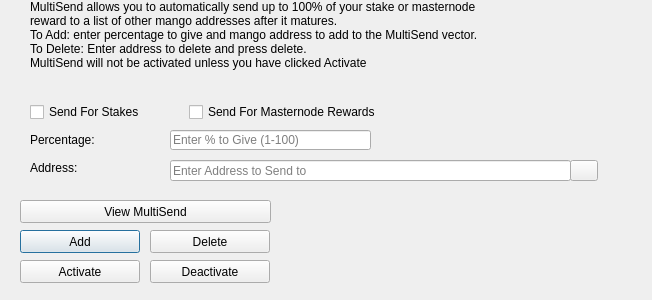
<?xml version="1.0" encoding="UTF-8"?>
<ui version="4.0">
 <class>MultiSendDialog</class>
 <widget class="QDialog" name="MultiSendDialog">
  <property name="windowModality">
   <enum>Qt::NonModal</enum>
  </property>
  <property name="geometry">
   <rect>
    <x>0</x>
    <y>0</y>
    <width>652</width>
    <height>300</height>
   </rect>
  </property>
  <property name="windowTitle">
   <string>MultiSend</string>
  </property>
  <widget class="QLineEdit" name="multiSendPercentEdit">
   <property name="geometry">
    <rect>
     <x>170</x>
     <y>130</y>
     <width>201</width>
     <height>20</height>
    </rect>
   </property>
   <property name="toolTip">
    <string>Enter whole numbers 1 - 100</string>
   </property>
   <property name="placeholderText">
    <string>Enter % to Give (1-100)</string>
   </property>
  </widget>
  <widget class="QLineEdit" name="multiSendAddressEdit">
   <property name="geometry">
    <rect>
     <x>170</x>
     <y>160</y>
     <width>401</width>
     <height>21</height>
    </rect>
   </property>
   <property name="toolTip">
    <string/>
   </property>
   <property name="placeholderText">
    <string>Enter Address to Send to</string>
   </property>
  </widget>
  <widget class="QLabel" name="label_2">
   <property name="geometry">
    <rect>
     <x>30</x>
     <y>0</y>
     <width>451</width>
     <height>121</height>
    </rect>
   </property>
   <property name="lineWidth">
    <number>1</number>
   </property>
   <property name="text">
    <string>MultiSend allows you to automatically send up to 100% of your stake or masternode reward to a list of other mango addresses after it matures.
To Add: enter percentage to give and mango address to add to the MultiSend vector.
To Delete: Enter address to delete and press delete.
MultiSend will not be activated unless you have clicked Activate</string>
   </property>
   <property name="alignment">
    <set>Qt::AlignLeading|Qt::AlignLeft|Qt::AlignTop</set>
   </property>
   <property name="wordWrap">
    <bool>true</bool>
   </property>
  </widget>
  <widget class="QLabel" name="message">
   <property name="geometry">
    <rect>
     <x>290</x>
     <y>200</y>
     <width>351</width>
     <height>91</height>
    </rect>
   </property>
   <property name="text">
    <string/>
   </property>
  </widget>
  <widget class="QPushButton" name="addButton">
   <property name="geometry">
    <rect>
     <x>20</x>
     <y>230</y>
     <width>120</width>
     <height>23</height>
    </rect>
   </property>
   <property name="toolTip">
    <string/>
   </property>
   <property name="statusTip">
    <string>Add to MultiSend Vector</string>
   </property>
   <property name="text">
    <string>Add</string>
   </property>
  </widget>
  <widget class="QPushButton" name="disableButton">
   <property name="geometry">
    <rect>
     <x>150</x>
     <y>260</y>
     <width>120</width>
     <height>23</height>
    </rect>
   </property>
   <property name="statusTip">
    <string>Deactivate MultiSend</string>
   </property>
   <property name="text">
    <string>Deactivate</string>
   </property>
  </widget>
  <widget class="QPushButton" name="addressBookButton">
   <property name="geometry">
    <rect>
     <x>570</x>
     <y>160</y>
     <width>28</width>
     <height>21</height>
    </rect>
   </property>
   <property name="toolTip">
    <string>Choose an address from the address book</string>
   </property>
   <property name="text">
    <string/>
   </property>
   <property name="icon">
    <iconset resource="../mango.qrc">
     <normaloff>:/icons/address-book</normaloff>:/icons/address-book</iconset>
   </property>
   <property name="shortcut">
    <string>Alt+A</string>
   </property>
   <property name="autoDefault">
    <bool>false</bool>
   </property>
  </widget>
  <widget class="QLabel" name="label">
   <property name="geometry">
    <rect>
     <x>30</x>
     <y>130</y>
     <width>121</width>
     <height>20</height>
    </rect>
   </property>
   <property name="toolTip">
    <string>Percentage of stake to send</string>
   </property>
   <property name="text">
    <string>Percentage:</string>
   </property>
  </widget>
  <widget class="QLabel" name="label_5">
   <property name="geometry">
    <rect>
     <x>30</x>
     <y>160</y>
     <width>111</width>
     <height>16</height>
    </rect>
   </property>
   <property name="toolTip">
    <string>Address to send portion of stake to</string>
   </property>
   <property name="text">
    <string>Address:</string>
   </property>
  </widget>
  <widget class="QPushButton" name="deleteButton">
   <property name="geometry">
    <rect>
     <x>150</x>
     <y>230</y>
     <width>120</width>
     <height>23</height>
    </rect>
   </property>
   <property name="toolTip">
    <string/>
   </property>
   <property name="statusTip">
    <string>Delete Address From MultiSend Vector</string>
   </property>
   <property name="text">
    <string>Delete</string>
   </property>
  </widget>
  <widget class="QPushButton" name="activateButton">
   <property name="geometry">
    <rect>
     <x>20</x>
     <y>260</y>
     <width>120</width>
     <height>23</height>
    </rect>
   </property>
   <property name="statusTip">
    <string>Activate MultiSend</string>
   </property>
   <property name="text">
    <string>Activate</string>
   </property>
  </widget>
  <widget class="QPushButton" name="viewButton">
   <property name="geometry">
    <rect>
     <x>20</x>
     <y>200</y>
     <width>251</width>
     <height>23</height>
    </rect>
   </property>
   <property name="toolTip">
    <string/>
   </property>
   <property name="statusTip">
    <string>View MultiSend Vector</string>
   </property>
   <property name="text">
    <string>View MultiSend</string>
   </property>
  </widget>
  <widget class="QWidget" name="horizontalLayoutWidget">
   <property name="geometry">
    <rect>
     <x>30</x>
     <y>100</y>
     <width>351</width>
     <height>24</height>
    </rect>
   </property>
   <layout class="QHBoxLayout" name="horizontalLayout">
    <item>
     <widget class="QCheckBox" name="multiSendStakeCheckBox">
      <property name="text">
       <string>Send For Stakes</string>
      </property>
     </widget>
    </item>
    <item>
     <widget class="QCheckBox" name="multiSendMasternodeCheckBox">
      <property name="text">
       <string>Send For Masternode Rewards</string>
      </property>
     </widget>
    </item>
   </layout>
  </widget>
 </widget>
 <resources>
  <include location="../mango.qrc"/>
 </resources>
 <connections/>
</ui>
